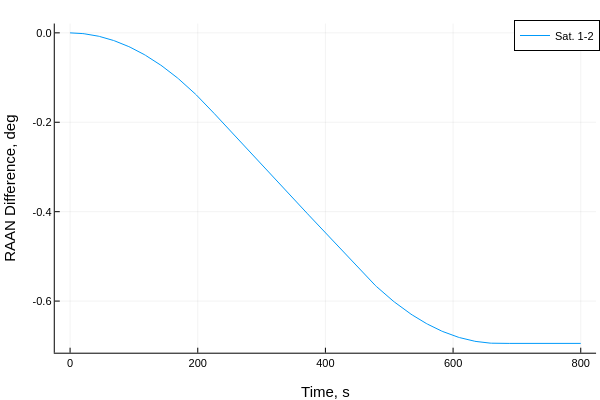

The notebook cell saved with this chart:
### Code cell
plot(thist,broadcast.(rad2deg,Ωhist[2:end,:]),label=permutedims(mylabel))
plot!(xlabel="Time, s", ylabel = "RAAN Difference, deg")

### Figure 1 — Plotly figure (JSON) as saved in the notebook; plotly's stock layout.template omitted (floating-point values rounded to 4 significant figures; data arrays with more than 128 entries replaced by an {"elided": "..."} marker saying what was removed)
{"data": [{"colorbar": {"len": 0.9143, "title": "", "x": 0.9934, "y": 0.533}, "legendgroup": "Sat. 1-2", "line": {"color": "rgba(0, 154, 250, 1.000)", "dash": "solid", "shape": "linear", "width": 1}, "mode": "lines", "name": "Sat. 1-2", "showlegend": true, "type": "scatter", "x": {"elided": "401 int values"}, "xaxis": "x", "y": {"elided": "401 float values"}, "yaxis": "y", "zmax": null, "zmin": null}], "layout": {"annotations": [], "height": 400, "legend": {"bgcolor": "rgba(255, 255, 255, 1.000)", "bordercolor": "rgba(0, 0, 0, 1.000)", "borderwidth": 1, "font": {"color": "rgba(0, 0, 0, 1.000)", "family": "sans-serif", "size": 11}, "title": {"font": {"color": "rgba(0, 0, 0, 1.000)", "family": "sans-serif", "size": 15}, "text": ""}, "tracegroupgap": 0, "traceorder": "normal", "x": 1, "xanchor": "auto", "y": 1, "yanchor": "auto"}, "margin": {"b": 20, "l": 0, "r": 0, "t": 20}, "paper_bgcolor": "rgba(255, 255, 255, 1.000)", "plot_bgcolor": "rgba(255, 255, 255, 1.000)", "showlegend": true, "width": 600, "xaxis": {"anchor": "y", "domain": [0.09128, 0.9934], "gridcolor": "rgba(0, 0, 0, 0.100)", "gridwidth": 0.5, "linecolor": "rgba(0, 0, 0, 1.000)", "mirror": false, "range": [-24, 824], "showgrid": true, "showline": true, "showticklabels": true, "tickangle": 0, "tickcolor": "rgb(0, 0, 0)", "tickfont": {"color": "rgba(0, 0, 0, 1.000)", "family": "sans-serif", "size": 11}, "tickmode": "array", "ticks": "inside", "ticktext": ["0", "200", "400", "600", "800"], "tickvals": [0, 200, 400, 600, 800], "title": "Time, s", "titlefont": {"color": "rgba(0, 0, 0, 1.000)", "family": "sans-serif", "size": 15}, "type": "-", "visible": true, "zeroline": false, "zerolinecolor": "rgba(0, 0, 0, 1.000)"}, "yaxis": {"anchor": "x", "domain": [0.07581, 0.9902], "gridcolor": "rgba(0, 0, 0, 0.100)", "gridwidth": 0.5, "linecolor": "rgba(0, 0, 0, 1.000)", "mirror": false, "range": [-0.7155, 0.02082], "showgrid": true, "showline": true, "showticklabels": true, "tickangle": 0, "tickcolor": "rgb(0, 0, 0)", "tickfont": {"color": "rgba(0, 0, 0, 1.000)", "family": "sans-serif", "size": 11}, "tickmode": "array", "ticks": "inside", "ticktext": ["-0.6", "-0.4", "-0.2", "0.0"], "tickvals": [-0.6, -0.4, -0.2, 0], "title": "RAAN Difference, deg", "titlefont": {"color": "rgba(0, 0, 0, 1.000)", "family": "sans-serif", "size": 15}, "type": "-", "visible": true, "zeroline": false, "zerolinecolor": "rgba(0, 0, 0, 1.000)"}}}
